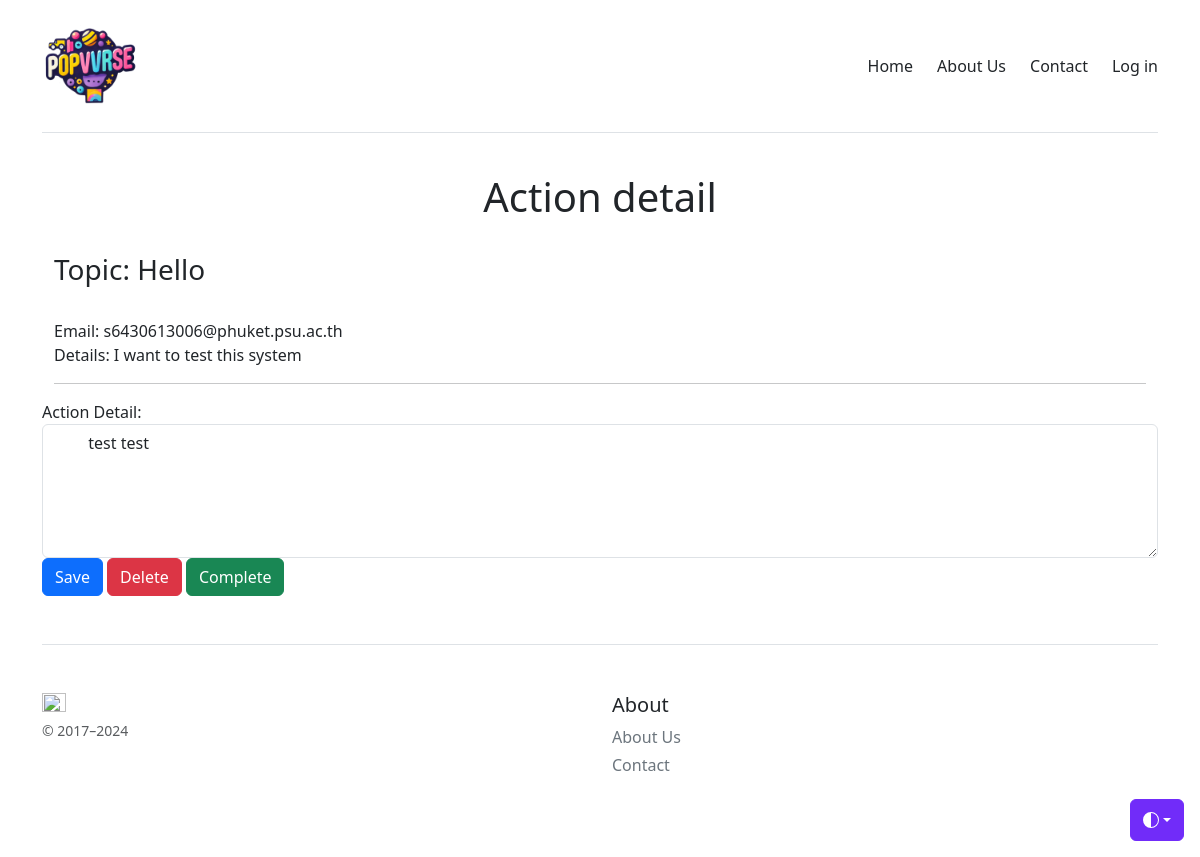
The page /action/1/ on the database its author committed.
### myapp/models.py (models this page shows, shortened)
class contactList(models.Model):
    topic = models.CharField(max_length=200)
    email = models.CharField(max_length=100)
    detail = models.TextField(null=True, blank=True)
    complete = models.BooleanField(default=False)

class Action(models.Model):
    contactList = models.ForeignKey(contactList, on_delete=models.CASCADE)
    actionDetail = models.TextField()

### myapp/views.py (the view, shortened to what this page needs)
# urls.py: path('action/<int:cid>/', actionPage, name="action-page"),
def actionPage(request, cid):
    context ={}
    contact = contactList.objects.get(id=cid)
    context['contact'] = contact
    try:
        action = Action.objects.get(contactList=contact)
        context['action'] = action
    except:
        pass
    return render(request,'myapp/action.html',context)

### myapp/template/myapp/action.html (shortened to what this page needs)
{%extends 'myapp/base.html'%}
{%block myheader%}
<h1>Action detail</h1>
{%endblock myheader%}
{%block content%}
    <div class="container">
        <h3>Topic: {{contact.topic}}</h3><br>
        <p>
            Email: {{contact.email}}<br>
            Details: {{contact.detail}}<br>
            <hr>
        </p>
    </div>
    <form method="POST">
        <div class="form-group">
            <label for="actiondetail">Action Detail:</label>
            <textarea class="form-control" rows="5"
            id="actiondetail" name="actiondetail">
        {{action.actionDetail}}
        </textarea>
        </div>
        <button type="submit" class="btn btn-primary" name="save">Save</button>
        <button type="submit" class="btn btn-danger" name="delete">Delete</button>
        <button type="submit" class="btn btn-success" name="complete">Complete</button>
    </form>
{%endblock content%}

### rows shown on the page
contactList: topic "Hello", email "s6430613006@phuket.psu.ac.th", detail "I want to test this system"
Action: actiondetail "test test"
